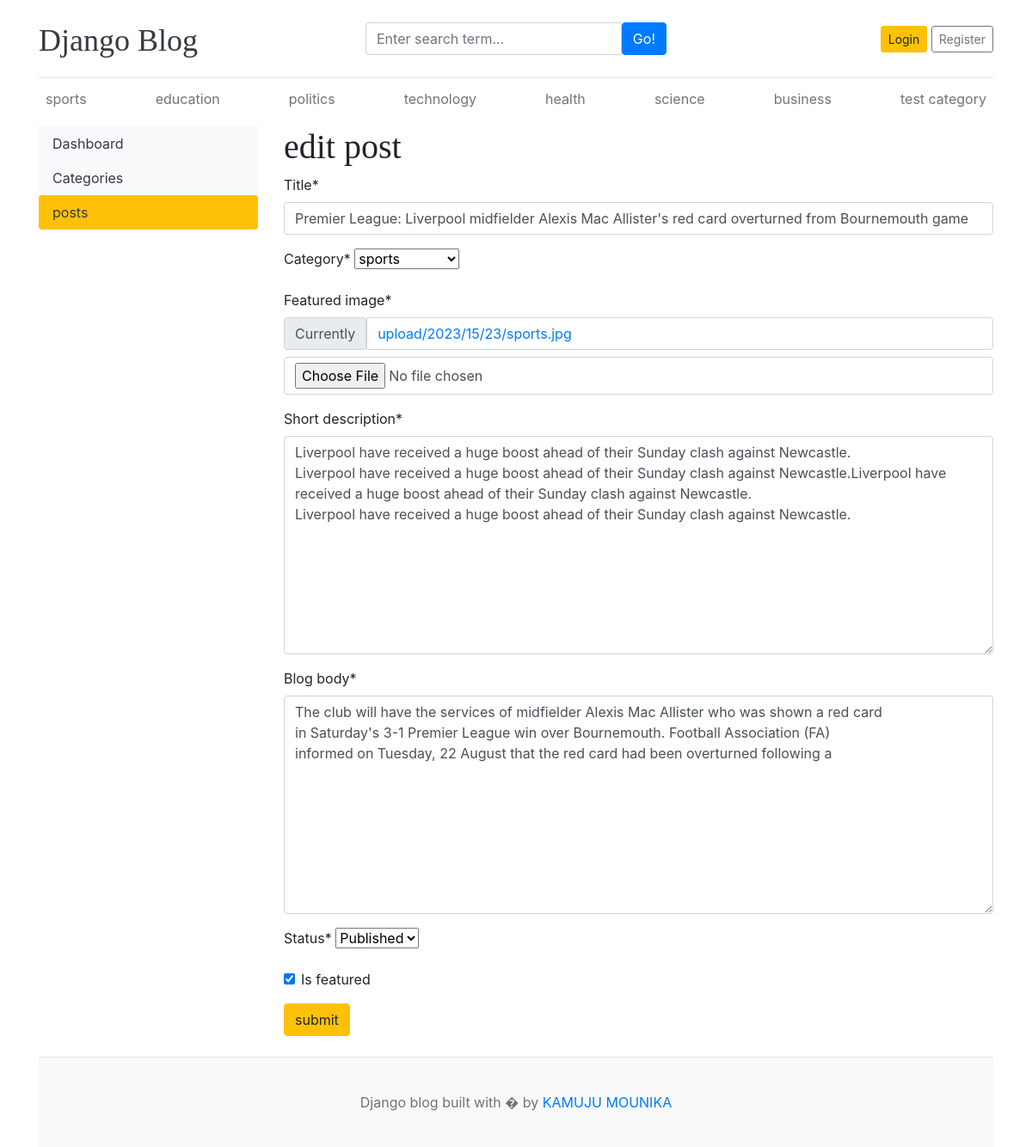
Page /dashboard/posts/edit/1/ on the committed database.
### blog/models.py (models this page shows, shortened)
class Category(models.Model):
    category_name=models.CharField(max_length=50,unique=True)
    created_at=models.DateTimeField(auto_now_add=True)
    updated_at=models.DateTimeField(auto_now=True)
    class Meta:
        verbose_name_plural='categories'
    def __str__(self):
        return self.category_name

class Blog(models.Model):
    title=models.CharField(max_length=100)
    slug=models.SlugField(max_length=150,unique=True,blank=True)
    category=models.ForeignKey(Category,on_delete=models.CASCADE)
    author=models.ForeignKey(User,on_delete=models.CASCADE)
    featured_image=models.ImageField(upload_to='upload/%Y/%M/%d')
    short_description=models.TextField(max_length=2000)
    blog_body=models.TextField(max_length=5000)
    status=models.CharField(max_length=20,choices=STATUS_CHOICES,default=0)
    is_featured=models.BooleanField(default=False)
    created_at=models.DateTimeField(auto_now_add=True)
    updated_at=models.DateTimeField(auto_now=True)

### dashboards/views.py (the view, shortened to what this page needs)
# urls.py: path('posts/edit/<int:pk>/',views.edit_post,name='edit_post'),
def edit_post(request,pk):
    post=get_object_or_404(Blog,pk=pk)
    form=BlogPostForm(instance=post)
    context={
        'form':form,
        'post':post,
    }
    return render(request,'dashboard/edit_post.html',context)

### dashboards/forms.py
class BlogPostForm(forms.ModelForm):
     class Meta:
          model=Blog
          fields=('title','category','featured_image','short_description','blog_body','status','is_featured')

### blog/context_processors.py (called while the page is built)
def get_categories(request):
    categories=Category.objects.all()
    return dict(categories=categories)

def get_social_links(request):
    social_links=SocialLink.objects.all()
    return dict(social_links=social_links)

### templates/dashboard/edit_post.html (shortened to what this page needs)
{% extends 'base.html' %}
{% block content %}
{% load crispy_forms_tags %}
  <div class="row">
    {% include 'dashboard/sidebar.html' %}
    <div class="col-md-9">
      <h1>edit post</h1>
      <form action="{% url 'edit_post' post.id %}" method="POST" enctype="multipart/form-data">
       {{ form | crispy}}
       <button type="submit" class="btn btn-warning">submit</button>
      </form>
      <br>
    </div>
  </div>
{% endblock %}

### templates/base.html (shortened to what this page needs)
{% load static %}
<!DOCTYPE html>
<html lang="en">
<head>
    <link href="https://getbootstrap.com/docs/4.0/dist/css/bootstrap.min.css" rel="stylesheet">
    <link href="{% static 'css/blog.css' %}" rel="stylesheet">
    <link rel="stylesheet" href="https://cdnjs.cloudflare.com/ajax/libs/font-awesome/4.7.0/css/font-awesome.min.css">
  </head>
<body>
    <div class="container">
      <header class="blog-header py-3">
        <div class="row flex-nowrap justify-content-between align-items-center">
          <div class="col-4 pt-1">
            <a class="blog-header-logo text-dark" href="/">Django Blog</a>
          </div>
          <div class="col-4">
             <form action="{% url 'search' %}" method="GET">
              <div class="input-group">
                <input class="form-control" type="text" name="keyword" value="{{keyword}}" placeholder="Enter search term..." aria-label="Enter search term..." aria-describedby="button-search" />
                <button type="submit" class="btn btn-primary" id="button-search" type="button">Go!</button>
            </div>
             </form>
          </div>
          <div class="col-4 d-flex justify-content-end align-items-center">
            {% if not user.is_authenticated %}
            <a class="btn btn-sm btn-warning" href="{% url 'login' %}">Login</a> &nbsp;
            <a class="btn btn-sm btn-outline-secondary" href="{% url 'register' %}">Register</a>
          </div>
            {% else %}
            <span><a href="{% url 'dashboard' %}">Dashboard</a></span>
            &emsp;
            <span><a href="{% url 'logout' %}">Logout</a></span>
            {% endif %}
        </div>
      </header>
      <div class="nav-scroller py-1 mb-2">
        <nav class="nav d-flex justify-content-between">
          {% for cat in categories %}
          <a class="p-2 text-muted" href="{% url 'posts_by_category' cat.id %}">{{cat.category_name}}</a>
          {% endfor %}
        </nav>
      </div>
{% block content %}
{% endblock  %}
<footer class="blog-footer">
    <p>Django blog built with � by <a href="#">KAMUJU MOUNIKA</a></p>
  </footer>
  </body>
  </html>

### project1/static/css/blog.css (style rules this page uses)
.blog-header { border-bottom: 1px solid #e5e5e5; }
.blog-header-logo { font-family: "Playfair Display", Georgia, "Times New Roman", serif; font-size: 2.25rem; }
h1, h2, h3, h4, h5, h6 { font-family: "Playfair Display", Georgia, "Times New Roman", serif; }
.blog-footer { padding: 2.5rem 0; color: #727272; text-align: center; background-color: #f9f9f9; border-top: .05rem solid #e5e5e5; }
.blog-footer p:last-child { margin-bottom: 0; }

### rows in the picture
Category: category_name "sports"
Category: category_name "education"
Category: category_name "politics"
Category: category_name "technology"
Category: category_name "health"
Category: category_name "science"
Category: category_name "business"
Category: category_name "test category"
Blog: title "Premier League: Liverpool midfielder Alexis Mac Allister's red card overturned from Bournemouth game", category "sports", short_description "Liverpool have received a huge boost ahead of their Sunday clash against Newcastle. Liverpool have received a huge boost ahead of their Sunday clash against Newcastle.Liverpool have received a huge boost ahead of their Sunday clash against Newcastle. Liverpool have received a huge boost ahead of their Sunday clash against Newcastle.", blog_body "The club will have the services of midfielder Alexis Mac Allister who was shown a red card in Saturday's 3-1 Premier League win over Bournemouth. Football Association (FA) informed on Tuesday, 22 August that the red card had been overturned following a", status "Published", is_featured "☑"
